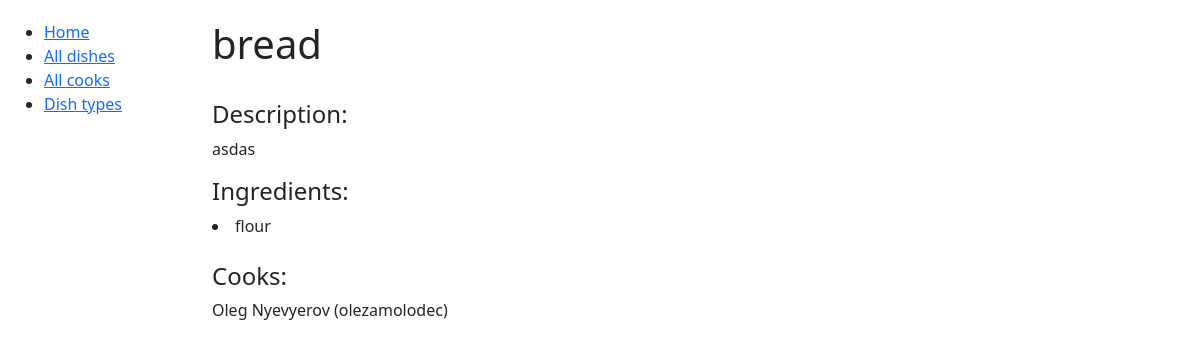
Screenshot of /dishes/3/detail/ with the database file from the repository.
### kitchen/models.py (models this page shows, shortened)
class Dish(models.Model):
    name = models.CharField(max_length=69, unique=True)
    description = models.TextField()
    price = models.DecimalField(max_digits=5, decimal_places=2)
    dish_type = models.ForeignKey(DishType, on_delete=models.CASCADE)
    cooks = models.ManyToManyField(Cook, related_name="dishes")
    ingredients = models.ManyToManyField("Ingredient", related_name="dishes")

class Ingredient(models.Model):
    name = models.CharField(max_length=255, unique=True)

class Cook(AbstractUser):
    years_of_experience = models.IntegerField(default=0)
    class Meta:
        verbose_name = "cook"
        verbose_name_plural = "cooks"

### kitchen/views.py (the view)
# urls.py: path("dishes/<int:pk>/detail/", DishDetailView.as_view(), name="dish-detail"),
class DishDetailView(generic.DetailView):
    model = Dish

### templates/kitchen/dish_detail.html
{% extends "base.html" %}
{% block content %}
  <h1>{{ dish.name }}</h1>
  <br>
  <h4>Description: </h4>
  <p>{{ dish.description }}</p>
  <h4>Ingredients:</h4>
  {% for ingredient in dish.ingredients.all %}
     <li>{{ ingredient.name }}</li>
  {% endfor %}
  <br>
  <h4>Cooks:</h4>
  {% for cook in dish.cooks.all %}
    <li style="list-style-type: none">
      {{ cook.first_name }} {{ cook.last_name }} ({{ cook.username }})
    </li>
  {% endfor %}
{% endblock %}

### static/css/styles.css (style rules this page uses)
body { margin-top: 20px; }

### rows the page displays
Dish: name "bread", description "asdas"
Ingredient: name "flour"
Cook: first_name "Oleg", last_name "Nyevyerov", username "olezamolodec"
